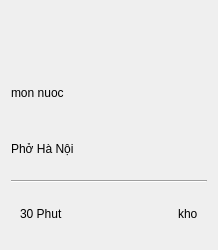
<?xml version="1.0" encoding="UTF-8"?>
<ui version="4.0">
 <class>Form</class>
 <widget class="QWidget" name="Form">
  <property name="geometry">
   <rect>
    <x>0</x>
    <y>0</y>
    <width>218</width>
    <height>250</height>
   </rect>
  </property>
  <property name="minimumSize">
   <size>
    <width>200</width>
    <height>250</height>
   </size>
  </property>
  <property name="maximumSize">
   <size>
    <width>218</width>
    <height>250</height>
   </size>
  </property>
  <property name="windowTitle">
   <string>Form</string>
  </property>
  <layout class="QVBoxLayout" name="verticalLayout">
   <item>
    <widget class="QLabel" name="label">
     <property name="maximumSize">
      <size>
       <width>200</width>
       <height>100</height>
      </size>
     </property>
     <property name="text">
      <string/>
     </property>
     <property name="pixmap">
      <pixmap>D:/SPCK/PTA39-SPCK/B10/accets/imgs/images.jpg</pixmap>
     </property>
     <property name="scaledContents">
      <bool>true</bool>
     </property>
    </widget>
   </item>
   <item>
    <widget class="QLabel" name="label_2">
     <property name="text">
      <string>mon nuoc</string>
     </property>
    </widget>
   </item>
   <item>
    <widget class="QLabel" name="label_3">
     <property name="text">
      <string>Phở Hà Nội</string>
     </property>
    </widget>
   </item>
   <item>
    <widget class="Line" name="line">
     <property name="orientation">
      <enum>Qt::Horizontal</enum>
     </property>
    </widget>
   </item>
   <item>
    <widget class="QWidget" name="widget" native="true">
     <layout class="QHBoxLayout" name="horizontalLayout">
      <item>
       <widget class="QLabel" name="label_4">
        <property name="text">
         <string>30 Phut</string>
        </property>
       </widget>
      </item>
      <item>
       <spacer name="horizontalSpacer">
        <property name="orientation">
         <enum>Qt::Horizontal</enum>
        </property>
        <property name="sizeHint" stdset="0">
         <size>
          <width>113</width>
          <height>20</height>
         </size>
        </property>
       </spacer>
      </item>
      <item>
       <widget class="QLabel" name="label_5">
        <property name="text">
         <string>kho</string>
        </property>
       </widget>
      </item>
     </layout>
    </widget>
   </item>
  </layout>
 </widget>
 <resources/>
 <connections/>
</ui>
